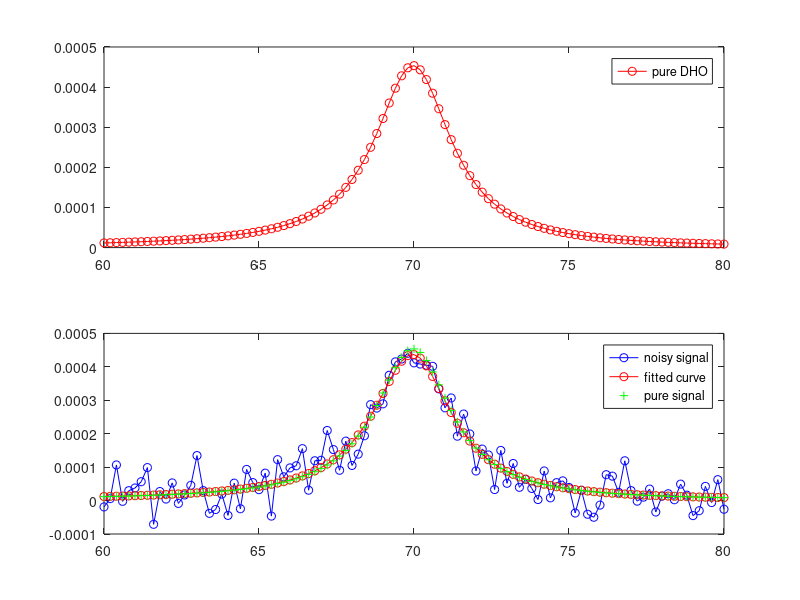

Write the MATLAB code that produced this figure.
function [F,FWHM,A,Area] = lorentzianfit(x,y)
%% Comments
%  This function is a quick-and-dirty way to quantify spoke oscillation
%  strength. It fits a Lorentzian function (a forced, damped oscillator
%  model) to a spoke's peak in the FFT, and pulls out the peak frequency F,
%  full-width at half-maximum FWHM, amplitude A, and area under the curve
%  AREA.
%
%  Note: The amplitude of the peak is a better measure of spoke strength
%  than the area.  A large amplitude and small FWHM sometimes give the same
%  area as a small amplitude and large FWHM, but the large amplitude case
%  is the one you care about.  Alternately, 1/FWHM can also be used as a
%  measure of spoke strength (narrow peaks are usually strong).
%  Mathematically, 1/FWHM is related to the Q (quality factor) of the
%  oscillator in the forced oscillator model.

%% Code

% define the functional form of the resonance, using a 3-element vector a
% and a variable x.  
% a = 
% b = 
% and x is the independent variable for frequency

DampHarmOsc = @(b, x) b(1)./((b(2)^2 - x.^2).^2 + b(3)^2*x.^2);

if nargin==0
    close all
    figure()
    % make a signal and noise:
    x = linspace(60, 80, 101);
    omega_0 = 70;
    gamma = 3;
    MaxAmp = 20;
    b0 = [MaxAmp, omega_0, gamma]
    

    signal2 = DampHarmOsc(b0,x);
    

    max(signal2(:))

    
    
    noise = .1*max(signal2(:))*randn(size(signal2));
    y = signal2 + noise;
end


% plot(x,DampHarmOsc([70 3 20],x))
% return
x = x(:);
y = y(:);
% Make an initial guess for the Lorentzian parameters to seed the solving
% routine.  Use the location of the peak in the spectrum to gauge amplitude
% and frequency, and guess a FWHM of unity (in kHz this turns out to be a
% good guess for spokes and breathing modes)
[m, ii] = max(y);

b0 = [m, x(ii), 1]

% do a least-squares fitting of the Lorentzian to the measured data
opts = optimset('lsqcurvefit');
opts.Display = 'off';
b = lsqcurvefit(DampHarmOsc, b0, x, y,[],[],opts)

if nargin==0
        % plot the results
    subplot(2,1,1)
    % plot(x, signal, '--');
    plot(x, signal2, 'ro-');   
    legend('pure DHO','Location', 'Best');

    % plot the results
    subplot(2,1,2)
    plot(x, y, 'bo-');
    hold all
    % plot(x, signal, '--');
    plot(x, DampHarmOsc(b, x), 'ro-');
    plot(x,signal2,'g+')
    hold off
    
    legend('noisy signal', 'fitted curve', 'pure signal', ...
        'Location', 'Best');
    
else
    
    h = line(x,Lorentzian(a,x));
    set(h,'Marker','o','Color',[1 0 0],'LineStyle','-')
    a=abs(a);
    F = a(1);
    FWHM = a(2);
    A = a(3);
    Area = A*pi*FWHM;
    fprintf('F = %3.4G,    Gamma = %3.3G,    Amp = %3.3G, Area = %3.3G \r',F,FWHM,A,Area)
    %     disp('')
end